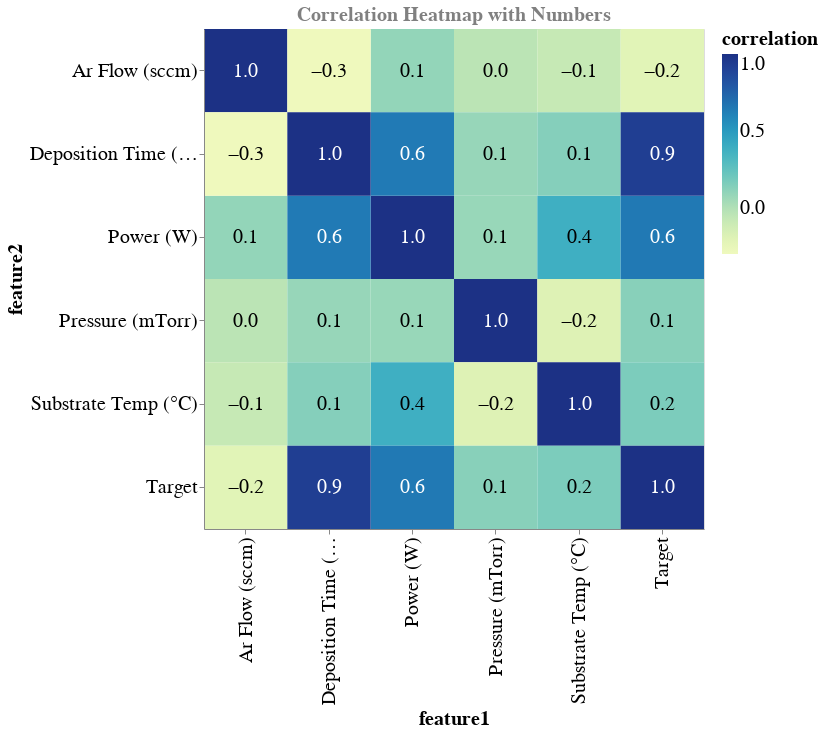

The cell this chart's notebook holds for it:
### Markdown cell above
**Alternatively, we can use altair for this plot**

### Code cell
# Calculating the correlation matrix
correlation_matrix = df_cell.corr()

# Reshape the correlation matrix for Altair
correlation_matrix = correlation_matrix.stack().reset_index(name='correlation').rename(columns={'level_0': 'feature1', 'level_1': 'feature2'})

# Create a heatmap using Altair
heatmap = alt.Chart(correlation_matrix).mark_rect().encode(
    x='feature1:N',
    y='feature2:N',
    color=alt.Color('correlation:Q', legend=alt.Legend(titleFontSize=20, labelFontSize=20)),
    tooltip=['feature1:N', 'feature2:N', 'correlation:Q']
).properties(
    title='Correlation Heatmap with Numbers'
)

# Add text labels with correlation values
text = heatmap.mark_text(baseline='middle').encode(
    text=alt.Text('correlation:Q', format='.1f'),
    color=alt.condition(
        'datum.correlation > 0.5',
        alt.value('white'),
        alt.value('black')
    ),
    size=alt.value(20.0)  # You can adjust the font size here
)

# Combine the heatmap and text
heatmap_with_text = (heatmap + text).properties(width=300, height=300).configure_axis(
    labelFontSize=20.0,
    titleFontSize=20.0
).configure_title(
    fontSize=20,
    color='gray'
)

heatmap_with_text.properties(width=500, height=500)

### Figure 1 — Vega-Lite specification as saved in the notebook (floating-point values rounded to 4 significant figures)
{"config": {"view": {"continuousWidth": 300, "continuousHeight": 300}, "axis": {"labelFontSize": 20.0, "titleFontSize": 20.0}, "title": {"color": "gray", "fontSize": 20}}, "layer": [{"mark": {"type": "rect"}, "encoding": {"color": {"field": "correlation", "legend": {"labelFontSize": 20, "titleFontSize": 20}, "type": "quantitative"}, "tooltip": [{"field": "feature1", "type": "nominal"}, {"field": "feature2", "type": "nominal"}, {"field": "correlation", "type": "quantitative"}], "x": {"field": "feature1", "type": "nominal"}, "y": {"field": "feature2", "type": "nominal"}}, "title": "Correlation Heatmap with Numbers"}, {"mark": {"type": "text", "baseline": "middle"}, "encoding": {"color": {"condition": {"test": "datum.correlation > 0.5", "value": "white"}, "value": "black"}, "size": {"value": 20.0}, "text": {"field": "correlation", "format": ".1f", "type": "quantitative"}, "tooltip": [{"field": "feature1", "type": "nominal"}, {"field": "feature2", "type": "nominal"}, {"field": "correlation", "type": "quantitative"}], "x": {"field": "feature1", "type": "nominal"}, "y": {"field": "feature2", "type": "nominal"}}, "title": "Correlation Heatmap with Numbers"}], "data": {"name": "data-41653ed256b8f3842b59452da0f8faad"}, "height": 500, "width": 500, "$schema": "https://vega.github.io/schema/vega-lite/v5.16.3.json", "datasets": {"data-41653ed256b8f3842b59452da0f8faad": [{"feature1": "Power (W)", "feature2": "Power (W)", "correlation": 1.0}, {"feature1": "Power (W)", "feature2": "Pressure (mTorr)", "correlation": 0.07722}, {"feature1": "Power (W)", "feature2": "Ar Flow (sccm)", "correlation": 0.09246}, {"feature1": "Power (W)", "feature2": "Deposition Time (min)", "correlation": 0.6421}, {"feature1": "Power (W)", "feature2": "Substrate Temp (°C)", "correlation": 0.3805}, {"feature1": "Power (W)", "feature2": "Target", "correlation": 0.6484}, {"feature1": "Pressure (mTorr)", "feature2": "Power (W)", "correlation": 0.07722}, {"feature1": "Pressure (mTorr)", "feature2": "Pressure (mTorr)", "correlation": 1.0}, {"feature1": "Pressure (mTorr)", "feature2": "Ar Flow (sccm)", "correlation": -0.03342}, {"feature1": "Pressure (mTorr)", "feature2": "Deposition Time (min)", "correlation": 0.08086}, {"feature1": "Pressure (mTorr)", "feature2": "Substrate Temp (°C)", "correlation": -0.1859}, {"feature1": "Pressure (mTorr)", "feature2": "Target", "correlation": 0.1275}, {"feature1": "Ar Flow (sccm)", "feature2": "Power (W)", "correlation": 0.09246}, {"feature1": "Ar Flow (sccm)", "feature2": "Pressure (mTorr)", "correlation": -0.03342}, {"feature1": "Ar Flow (sccm)", "feature2": "Ar Flow (sccm)", "correlation": 1.0}, {"feature1": "Ar Flow (sccm)", "feature2": "Deposition Time (min)", "correlation": -0.2993}, {"feature1": "Ar Flow (sccm)", "feature2": "Substrate Temp (°C)", "correlation": -0.0775}, {"feature1": "Ar Flow (sccm)", "feature2": "Target", "correlation": -0.21}, {"feature1": "Deposition Time (min)", "feature2": "Power (W)", "correlation": 0.6421}, {"feature1": "Deposition Time (min)", "feature2": "Pressure (mTorr)", "correlation": 0.08086}, {"feature1": "Deposition Time (min)", "feature2": "Ar Flow (sccm)", "correlation": -0.2993}, {"feature1": "Deposition Time (min)", "feature2": "Deposition Time (min)", "correlation": 1.0}, {"feature1": "Deposition Time (min)", "feature2": "Substrate Temp (°C)", "correlation": 0.1361}, {"feature1": "Deposition Time (min)", "feature2": "Target", "correlation": 0.9247}, {"feature1": "Substrate Temp (°C)", "feature2": "Power (W)", "correlation": 0.3805}, {"feature1": "Substrate Temp (°C)", "feature2": "Pressure (mTorr)", "correlation": -0.1859}, {"feature1": "Substrate Temp (°C)", "feature2": "Ar Flow (sccm)", "correlation": -0.0775}, {"feature1": "Substrate Temp (°C)", "feature2": "Deposition Time (min)", "correlation": 0.1361}, {"feature1": "Substrate Temp (°C)", "feature2": "Substrate Temp (°C)", "correlation": 1.0}, {"feature1": "Substrate Temp (°C)", "feature2": "Target", "correlation": 0.1624}, {"feature1": "Target", "feature2": "Power (W)", "correlation": 0.6484}, {"feature1": "Target", "feature2": "Pressure (mTorr)", "correlation": 0.1275}, {"feature1": "Target", "feature2": "Ar Flow (sccm)", "correlation": -0.21}, {"feature1": "Target", "feature2": "Deposition Time (min)", "correlation": 0.9247}, {"feature1": "Target", "feature2": "Substrate Temp (°C)", "correlation": 0.1624}, {"feature1": "Target", "feature2": "Target", "correlation": 1.0}]}}
